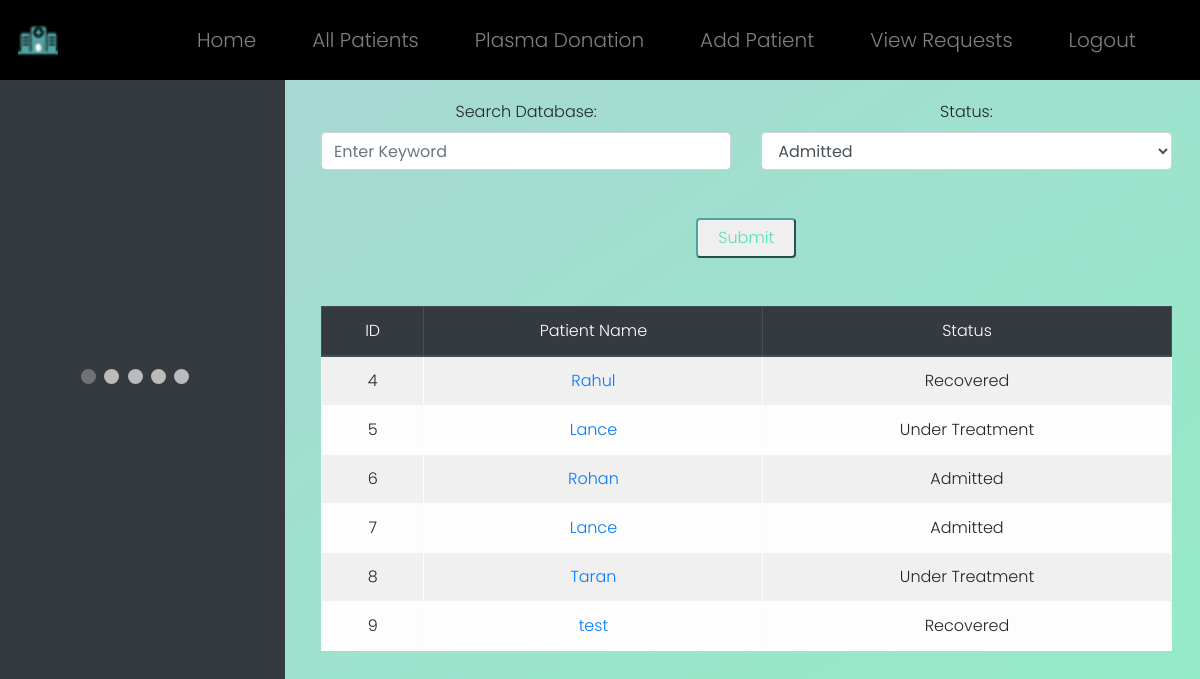
Screenshot of /dashboard (signed in) with the database file from the repository.
### WebApp/models.py (models this page shows)
class Patient(models.Model):
    patient_id = models.AutoField(primary_key=True)
    name  = models.CharField(max_length=64)
    age = models.IntegerField()
    gender = models.CharField(max_length=64)
    address = models.TextField()
    phone = models.CharField(max_length=64)
    email = models.CharField(max_length=64)
    date = models.CharField(max_length=64)
    symptoms = models.TextField()
    health_det = models.TextField()
    emg_phone = models.CharField(max_length=64)
    bed = models.CharField(max_length=64)
    venti = models.CharField(max_length=64)
    status = models.CharField(max_length=64)
    condi = models.CharField(max_length=64)
    notes = models.TextField()

### WebApp/views.py (the view)
# urls.py: path("dashboard", views.dashboard, name="dashboard"),
def dashboard(request):
    if request.method == "POST":
        sp=request.POST["sp"]
        status=request.POST["status"]
        fil=Patient.objects.filter(status=status)
        if sp!="":
            fil=fil.filter(name=sp)
        if fil:
            return render(request, "WebApp/dashboard.html", {"patients": fil})
        else:
            return render(request, "WebApp/dashboard.html", {"patients": None})
    else:
        pat=Patient.objects.all()
        if pat:
            return render(request, "WebApp/dashboard.html", {"patients": pat})
        else:
            return render(request, "WebApp/dashboard.html", {"patients": None})

### WebApp/templates/WebApp/dashboard.html (shortened to what this page needs)
{% extends "WebApp/layout.html" %}
{% load static %}
{% block body %}
<div class="row">
	<div class="col-3 abtimg">
		<div class="slideshow-container">
            </div>
            <br>
            <div style="text-align:center">
              <span class="dot"></span>
              <span class="dot"></span>
              <span class="dot"></span>
              <span class="dot"></span>
              <span class="dot"></span>
            </div>
	</div>
	<div class="col-9 dash">
		<center>
            <form action="{% url 'dashboard' %}" method="post">
                <div class=row>
                    <div class=col>
                        <label>Search Database:</label>
                        <input class="form-control intinp inp" type="text" placeholder="Enter Keyword" name="sp"/>
                    </div>
                    <div class=col>
                        <label>Status:</label>
                        <select class="form-control inp" name="status">
                            <option value="Admitted">Admitted</option>
                        </select>
                    </div>
                </div>
                <br><br>
                <center><button type="submit" id="log-button">Submit</button></center>
                <br><br>
            </form>
			{% if patients == None %}
				<h2 style="font-weight: 900;">No Patients Found...</h2>
			{% else %}
			<table class="table table-striped table-light table-bordered" style="text-align: center;">
				<thead class="thead-dark">
					<tr>
						<th scope="col" id="rank" class=head>ID</th>
						<th scope="col" class=head>Patient Name</th>
						<th scope="col" class=head>Status</th>
					</tr>
				</thead>
				<tbody>
					{% for patient in patients %}
						<tr>
							<th scope="row">{{ patient.patient_id }}</th>
							<td><a href="{% url 'indipatient' id=patient.patient_id %}">{{ patient.name }}</a></td>
							<td>{{ patient.status }}</td>
						</tr>
					{% endfor %}
				</tbody>
			</table>
			{% endif %}
		</center>
	</div>
</div>
{% endblock %}

### WebApp/static/WebApp/style.css (style rules this page uses)
* { box-sizing: border-box; margin: 0; padding: 0; font-weight: 300; }
body { font-family: poppins; }
#log-button { height: 40px; width: 100px; border-radius: 4px; border-color: #50a3a2; color: #53e3a6; }
.abtimg { margin-top: -150px; background-color: #343a40; height: 150vh; position: fixed; overflow: hidden; }
.dash { margin-top: 100px; margin-left: 25vw; padding-right: 3vw; padding-left: 3vw; overflow-x: hidden; overflow-y: auto }
.slideshow-container { max-width: 1000px; position: relative; margin: auto; }
.dot { height: 15px; width: 15px; margin: 0 2px; background-color: #bbb; border-radius: 50%; display: inline-block; transition: background-color 0.6s ease; }
.active { background-color: #717171; }

### rows the page displays
Patient: patient_id "4", name "Rahul", status "Recovered"
Patient: patient_id "5", name "Lance", status "Under Treatment"
Patient: patient_id "6", name "Rohan", status "Admitted"
Patient: patient_id "7", name "Lance", status "Admitted"
Patient: patient_id "8", name "Taran", status "Under Treatment"
Patient: patient_id "9", name "test", status "Recovered"
